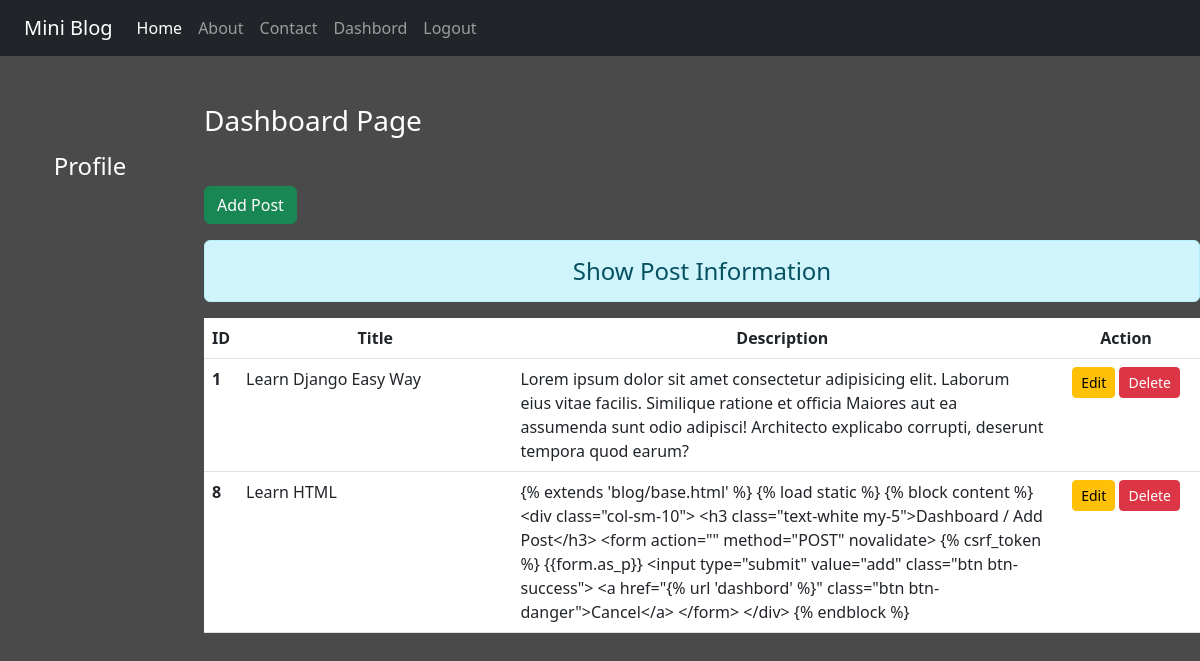
/dashbord/ (signed in), run on the app's committed database.
### blog/models.py (models this page shows)
class Post(models.Model):
    title = models.CharField(max_length=100)
    desc = models.TextField()

### blog/views.py (the view)
# urls.py: path('dashbord/', views.dashbord, name='dashbord'),
def dashbord(request):
    if request.user.is_authenticated:
        posts = Post.objects.all()
        user = request.user
        full_name = user.get_full_name()
        gps = user.groups.all()
        return render(request, 'blog/dashbord.html', {'posts': posts, 'full_name': full_name, 'groups': gps})
    else:
        return HttpResponseRedirect('/login/')

### blog/templates/blog/dashbord.html (shortened to what this page needs)
{% extends 'blog/base.html' %}
{% load static %}
{% block side %}
<div class="col-sm-2 text-white my-5 text-center">
    <h4 class="my-5">Profile</h4>
</div>
{% endblock %}
{% block content %}
<div class="col-sm-10">
    <h3 class="text-white my-5">Dashboard Page</h3>
    <a href="{% url 'addpost' %}" class="btn btn-success">Add Post</a>
    <h4 class="text-center alert alert-info mt-3">Show Post Information</h4>
    {% if posts %}
    <table class="table table-hover bg-white">
        <thead>
            <tr class="text-center">
                <th scope="col" style="width:2%">ID</th>
                <th scope="col" style="width:28%">Title</th>
                <th scope="col" style="width:55%">Description</th>
                <th scope="col" style="width:15%">Action</th>
            </tr>
        </thead>
        <tbody>
            {% for post in posts %}
            <tr>
                <th scope="row">{{post.id}}</th>
                <td>{{post.title}}</td>
                <td>{{post.desc}}</td>
                <td class="text-center">
                    <a href="{% url 'updatepost' post.id %}" class="btn btn-warning btn-sm">Edit</a>
                    {% if perms.blog.delete_post %}
                    <form action="{% url 'deletepost' post.id %}" method="POST" class="d-inline">
                        <input type="submit" class="btn btn-danger btn-sm" value="Delete">
                    </form>
                    {% endif %}
                </td>
            </tr>
            {% endfor %}
        </tbody>
    </table>
    {% else %}
    <h4 class="text-center alert alert-warning">No Records</h4>
    {% endif %}
</div>
{% endblock %}

### blog/templates/blog/base.html (shortened to what this page needs)
<!DOCTYPE html>
{% load static %}
<html lang="en">
<head>
    <link rel="stylesheet" href="{% static 'blog/css/bootstrap.css' %}">
    <link rel="stylesheet" href="{% static 'blog/css/style.css' %}">
</head>
<body>
    <div class="container-fluid bg-dark">
        {% include 'blog/navbar.html' %}
    </div>
        <div class="row">
            {% block side %}
            {% endblock side %}
            {% block content %}
            {% endblock %}
        </div>
</body>
</html>

### blog/templates/blog/navbar.html (shortened to what this page needs)
<nav class="navbar navbar-expand-lg navbar-dark bg-dark">
    <div class="container-fluid">
        <a class="navbar-brand" href="#">Mini Blog</a>
        <div class="collapse navbar-collapse" id="navbarNav">
            <ul class="navbar-nav">
                <li class="nav-item">
                    <a class="nav-link active" aria-current="page" href="/">Home</a>
                </li>
                <li class="nav-item">
                    <a class="nav-link" href="{% url 'about' %}">About</a>
                </li>
                <li class="nav-item">
                    <a class="nav-link" href="{% url 'contact' %}">Contact</a>
                </li>
                {% if request.user.is_authenticated %}
                <li class="nav-item">
                    <a class="nav-link" href="{% url 'dashbord' %}">Dashbord</a>
                </li>
                <li class="nav-item">
                    <a class="nav-link" href="{% url 'logout' %}">Logout</a>
                </li>
                {% endif %}
            </ul>
        </div>
    </div>
</nav>

### blog/static/blog/css/style.css (style rules this page uses)
body { background-color: rgb(75, 74, 74); color: antiquewhite; }

### data on the page
Post: id "1", title "Learn Django Easy Way", desc "Lorem ipsum dolor sit amet consectetur adipisicing elit. Laborum eius vitae facilis. Similique ratione et officia Maiores aut ea assumenda sunt odio adipisci! Architecto explicabo corrupti, deserunt tempora quod earum?"
Post: id "8", title "Learn HTML", desc "{% extends 'blog/base.html' %} {% load static %} {% block content %} <div class=\"col-sm-10\"> <h3 class=\"text-white my-5\">Dashboard / Add Post</h3> <form action=\"\" method=\"POST\" novalidate> {% csrf_token %} {{form.as_p}} <input type=\"submit\" value=\"add\" class=\"btn btn-success\"> <a href=\"{% url 'dashbord' %}\" class=\"btn btn-danger\">Cancel</a> </form> </div> {% endblock %}"
